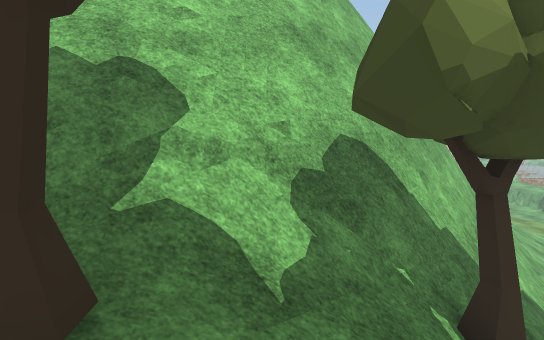
[1] (above)

23 first-person views from a walk through a Unity game level. The camera is 1.2 m above the floor, tilts 8° down and sees 75° across. The floor is counted in squares, 1 m on a side. Each view is taken from the middle of a square. On the plan, view 1 faces up. The plan holds only what a view shows up to about 14 squares ahead; the rest is blank. The place goes on beyond the plan. The player character is not drawn. Some surface patterns are stand-ins.

[2]
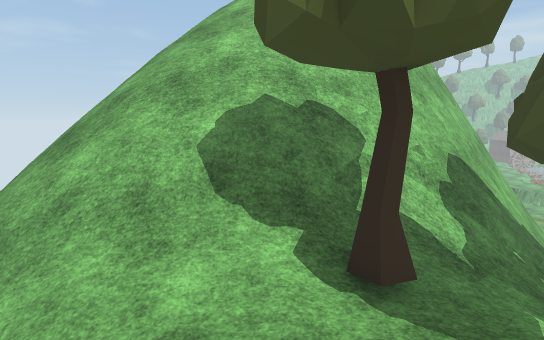

[3]
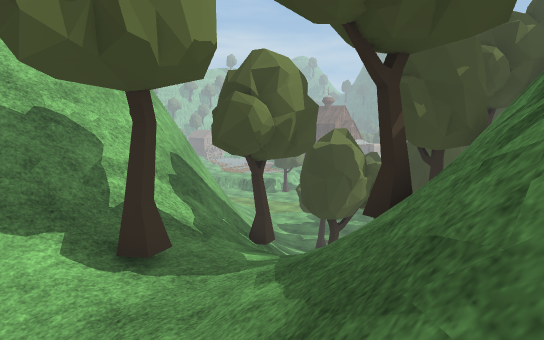

[4]
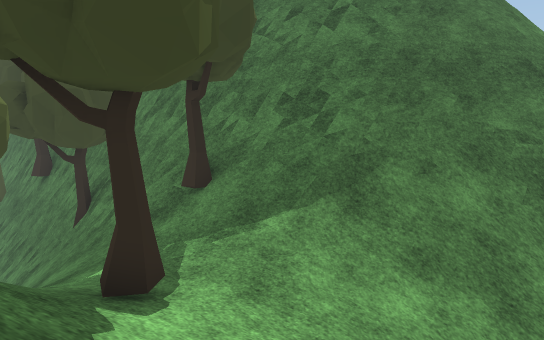

[5]
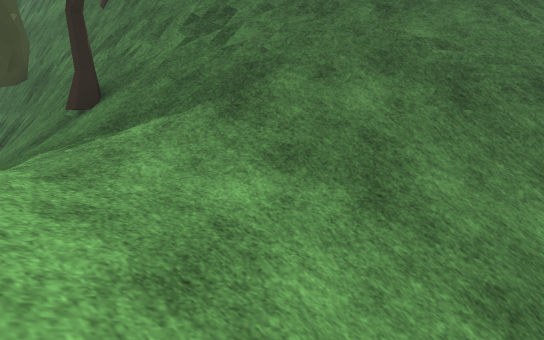

[6]
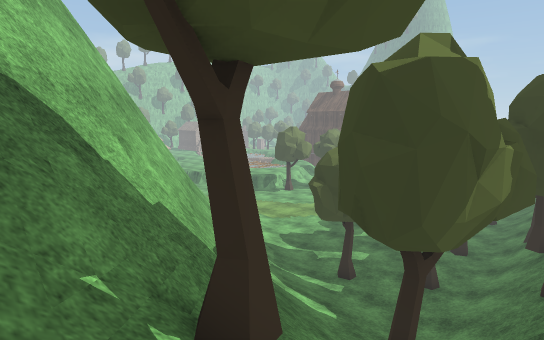

[7]
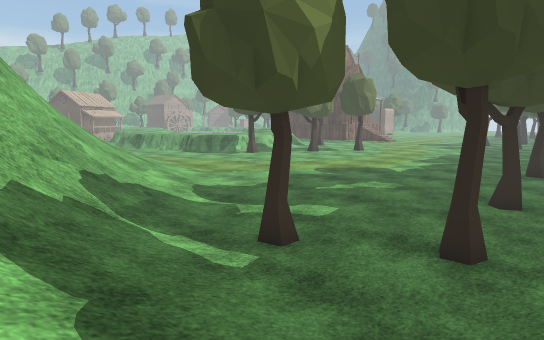

[8]
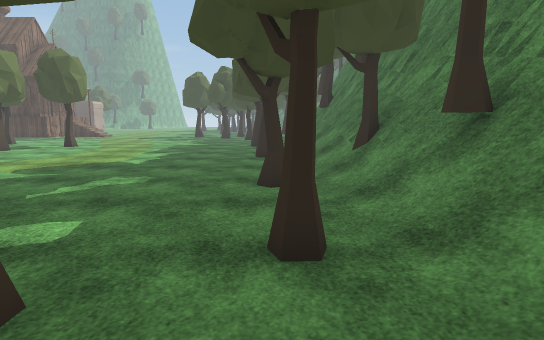

[9]
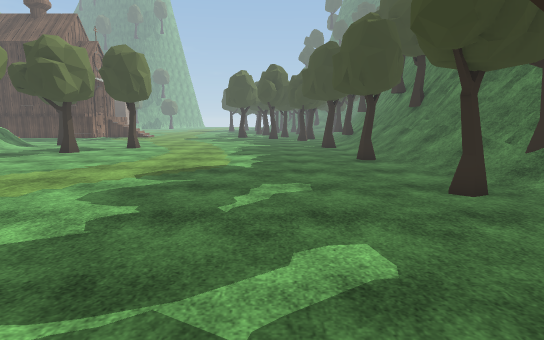

[10]
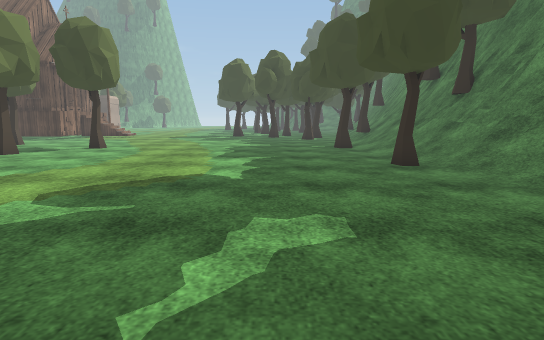

[11]
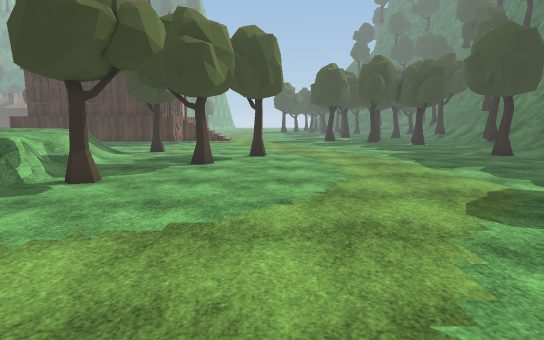

[12]
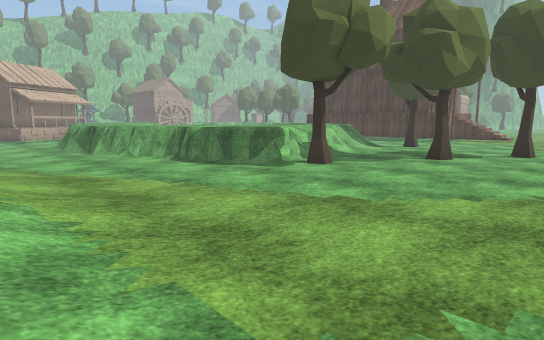

[13]
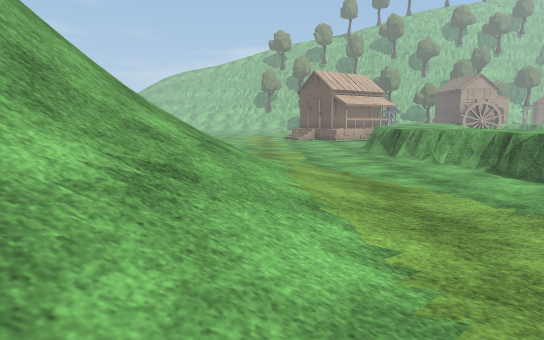

[14]
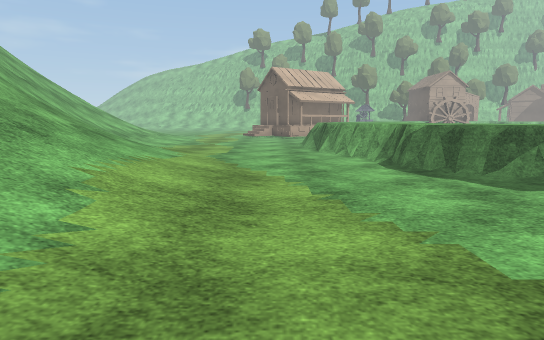

[15]
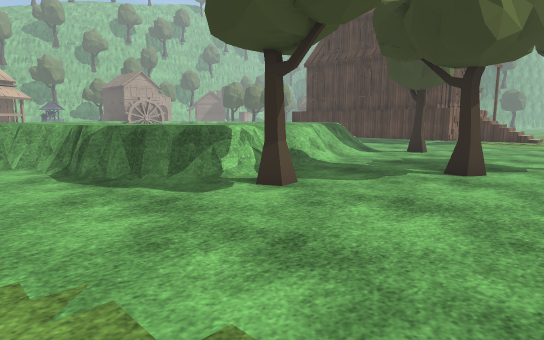

[16]
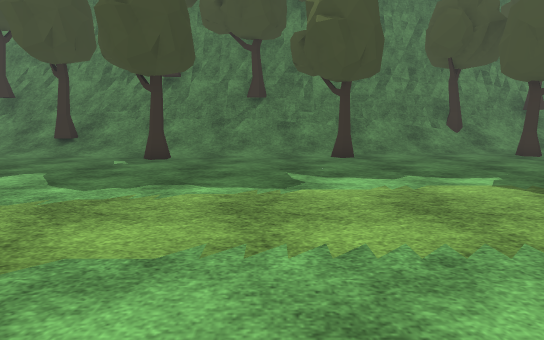

[17]
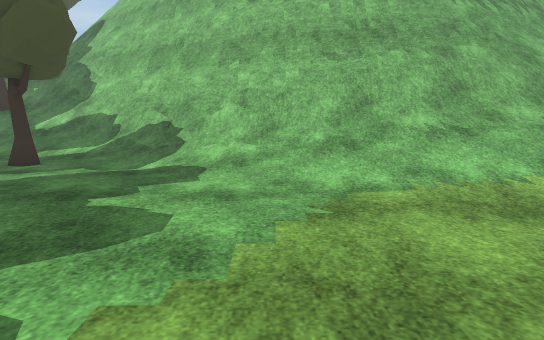

[18]
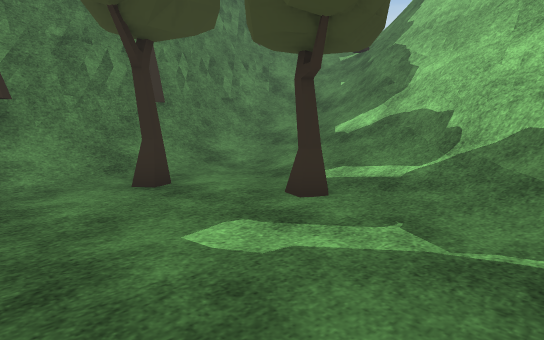

[19]
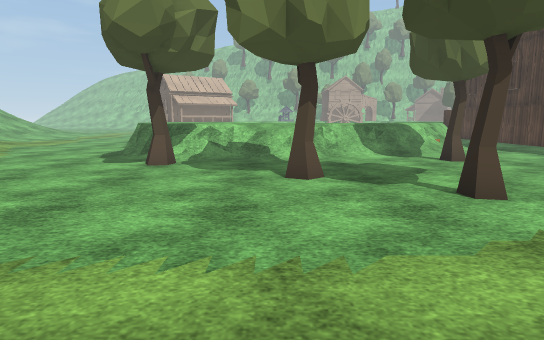

[20]
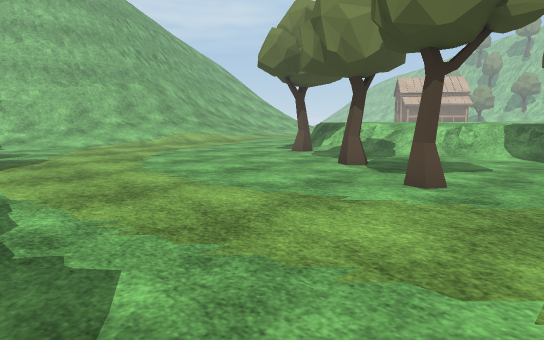

[21]
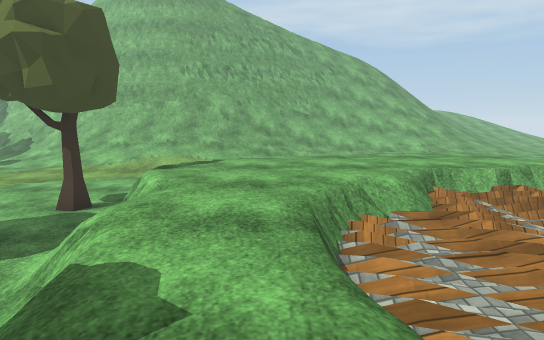

[22]
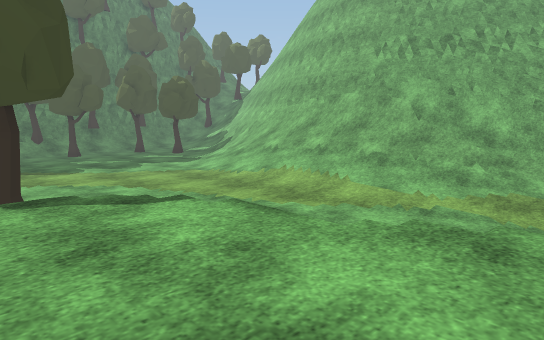

[23]
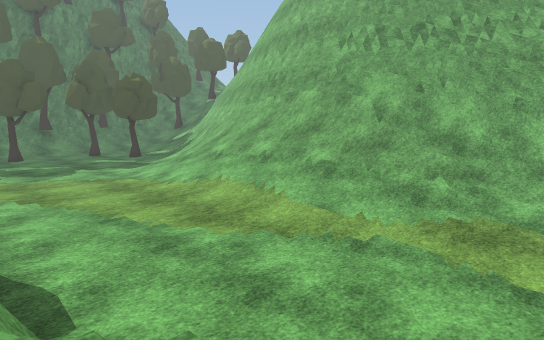

### Floor plan
Key: @ floor where view 1 was taken; # wall or solid block; x gap in a wall; . main floor; : floor 0.25 m higher than the main floor; + floor 0.75 m higher than the main floor; * floor 4.75 m higher than the main floor; % floor 5 m higher than the main floor; & floor 5.5 m higher than the main floor; / step, stairs or slope; = window, fence, low wall or low ledge; v drop or lower ground; T tree; O other object.
Columns run from 7 left of view 1 to 33 right of it. Each row starts with its distance up from view 1.
 31               =////   .....=++++//
 30               #=#////......//+++++....
 29               ##=////.......=++++++:::/
 28              v##=/////......==+++++++++ +
 27              v #=/////.......=+++++++++//
 26                #=//////......=++++++/////
 25                ##//////....../====/////..
 24                ##=/////........x.......TT
 23                 #=/////........T.........
 22                 ###////..................
 21                 ###////............T.....
 20                 ##=////............T.....
 19                 ##=////..............TT.
 18                 ##=////..............T..
 17                 ##=////.................
 16                 ##=///...................
 15             v   #=#///...................
 14           vvv  ##=///....................
 13          vvv   ##///....................
 12          vvv   #=///.....................
 11         vvvv ###=//......................
 10   //    vvv ###=//.......................
  9  ///   vvv ###=///.TT....................
  8 ///// /vvv##=#////...................TT..
  7 ///////vv###=/////...T...T......T........
  6 ///////=###=/////.........../////////////
  5 //////====#////////////////T////==##=== O
  4 //////////T  T////////=T==#T##########
  3 //////////    //===T=#########
  2 ////&TT*/////=#########
  1  //%%%%////=####
  0  //*///@T#####
 -1 ////////T##
 -2 //////=###
 -3  ///#=###
 -4  ///=##

Positions as (right, up) in squares from view 1, and headings:
1: (0, 0), facing up
2: (-3, -2), facing up
3: (-4, -3), facing up-right
4: (-6, 4), facing down-right
5: (-7, 2), facing down-right
6: (1, 2), facing up-right
7: (8, 5), facing up-right
8: (10, 7), facing right
9: (11, 11), facing right
10: (15, 11), facing right
11: (15, 18), facing right
12: (15, 16), facing up-right
13: (15, 17), facing up
14: (18, 17), facing up
15: (19, 18), facing up-right
16: (27, 19), facing down
17: (22, 16), facing left
18: (17, 13), facing down-left
19: (27, 13), facing up
20: (33, 12), facing up-left
21: (33, 28), facing left
22: (25, 31), facing down-left
23: (22, 31), facing down-left
